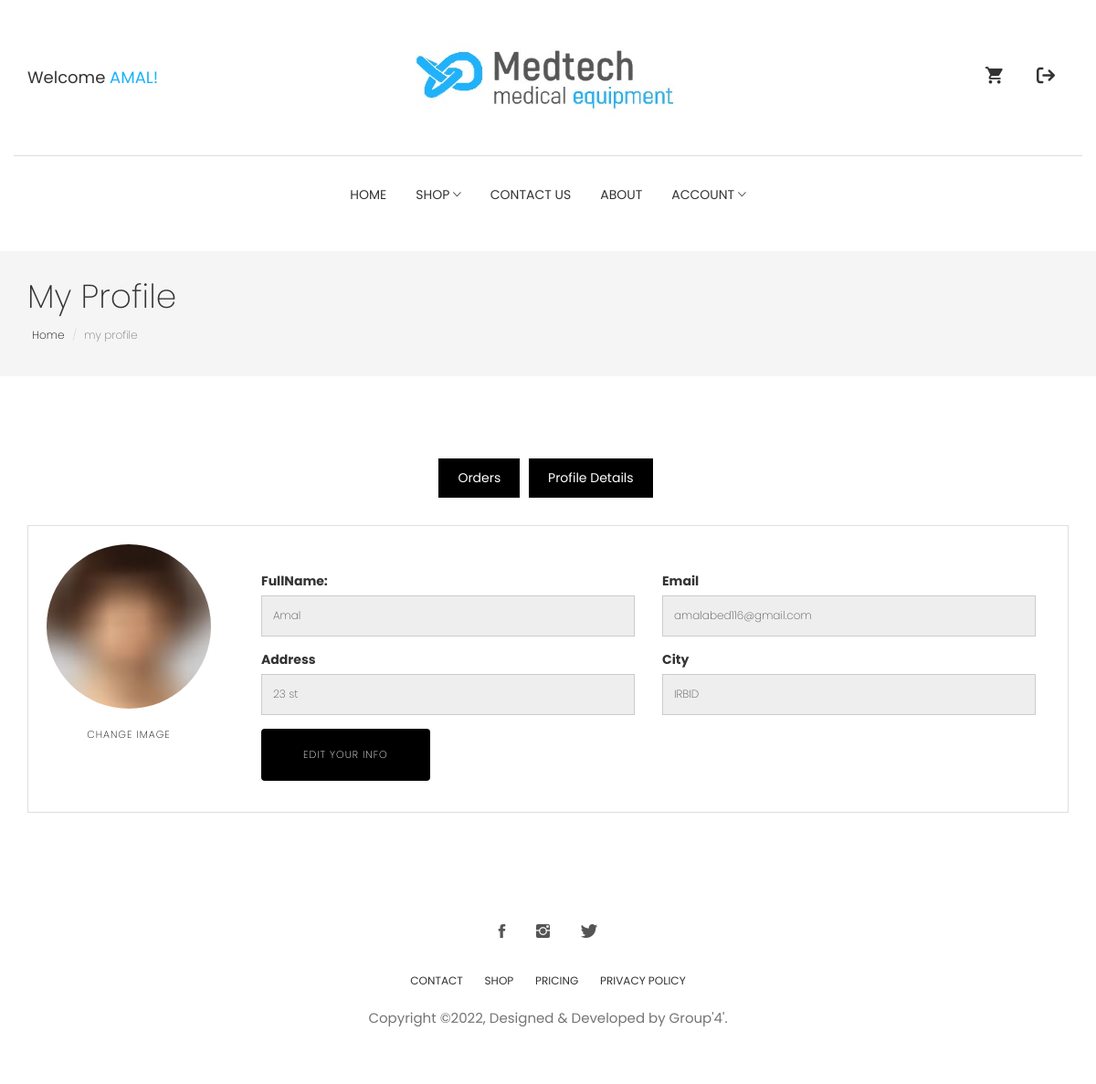
The page /Medtech/profile-details.php (signed in) on the database its author committed.
### tables this page shows
CREATE TABLE `customers` (
  `customer_id` int(10) NOT NULL,
  `customer_name` varchar(255) NOT NULL,
  `customer_email` varchar(255) NOT NULL,
  `customer_pass` varchar(255) NOT NULL,
  `customer_country` text NOT NULL,
  `customer_city` text NOT NULL,
  `customer_contact` varchar(255) NOT NULL,
  `customer_address` text DEFAULT NULL
);

### Medtech/profile-details.php (the view, shortened to what this page needs)
<?php
include_once('includes/header.php');
require_once("includes/config.php");
?>
<section class="page-header">
  <div class="container">
    <div class="row">
      <div class="col-md-12">
        <div class="content">
          <h1 class="page-name">My Profile</h1>
          <ol class="breadcrumb">
            <li><a href="index.php">Home</a></li>
            <li class="active">my profile</li>
          </ol>
        </div>
      </div>
    </div>
  </div>
</section>
<section class="user-dashboard page-wrapper">
  <div class="container">
    <div class="row">
      <div class="col-md-12">
        <ul class="list-inline dashboard-menu text-center">
        <li><a class="active" href="orders.php">Orders</a></li>
          <li><a class="active" href="profile-details.php">Profile Details</a></li>
        </ul>
        <div class="dashboard-wrapper dashboard-user-profile">
          <div class="media">
            <div class="pull-left text-center" href="#!">
              <img class="media-object user-img" src="images/team/team-1.jpg" alt="Image">
              <a href="#x" class="btn btn-transparent mt-20">Change Image</a>
            </div>
            <div class="media-body">
              <ul class="user-profile-list">
                <form action="updateUser.php" method="Post">
                  <div class="form-row">
                    <?php
                    if (!isset($_SESSION['loggedIn'])) {
                      echo "<br>";
                      echo "<h1>" . "You Are Not logged In!" . "</h1>";
                    } else {
                      $current = $_SESSION['loggedIn'];
                      $view = "SELECT * FROM customers WHERE customer_id ='$current' ";
                      $getresults = mysqli_query($conn, $view);
                      if ($getresults) {
                        if (mysqli_num_rows($getresults) > 0) {
                          while ($row = mysqli_fetch_array($getresults)) {
                    ?>
                            <div class="form-group col-md-6">
                              <label for="Name">FullName:</label>
                              <input type="text" class="form-control" name="fullname" placeholder="Full Name" value="<?php echo $row['customer_name'] ?>" disabled>
                            </div>
                            <div class="form-group col-md-6">
                              <label for="inputEmail4">Email</label>
                              <input type="email" class="form-control" name="email" placeholder="Email" value="<?php echo $row['customer_email'] ?>" disabled>
                            </div>
                  </div>
                  <div class="form-group col-md-6">
                    <label for="inputAddress">Address</label>
                    <input type="text" class="form-control" name="address" placeholder="Apartment, studio, or floor" value="<?php echo $row['customer_address'] ?>" disabled>
                  </div>
                  <div class="form-row">
                    <div class="form-group col-md-6">
                      <label for="inputCity">City</label>
                      <input type="text" class="form-control" name="city" placeholder="city" value="<?php echo $row['customer_city'] ?>" disabled>
                    </div>
                    <a href="updateUser.php?id=<?php echo $row['customer_id']; ?>" style="margin-left:15px;" type="submit" name="button" class="btn btn-main btn-large btn-round">Edit your Info</a>
                  </div>
          <?php
                          }
                        }
                      }
                    }
          ?>
                </form>
              </ul>
            </div>
          </div>
        </div>
      </div>
    </div>
  </div>
</section>
<?php include_once('includes/footer.php') ?>
</body>
</html>

### Medtech/css/style.css (style rules this page uses)
body { line-height: 1.5; font-family: "Poppins", sans-serif; -webkit-font-smoothing: antialiased; }
h1, h2, h3, h4, h5, h6 { font-family: "Poppins", sans-serif; }
h1, h2, h3, h4, h5, h6 { font-weight: 400; }
ol, ul { margin: 0; padding: 0; list-style: none; }
a, a:focus, a:hover { text-decoration: none; outline: 0; color: #000; }
input[type="email"], input[type="password"], input[type="text"], input[type="tel"] { border-radius: 0; box-shadow: none; height: 45px; outline: none; font-weight: 200; font-size: 12px; }
.form-control { box-shadow: none; border-radius: 0; }
.btn-main, .btn-solid-border, .btn-transparent, .btn-small { background: #000; color: #fff; display: inline-block; font-size: 11px; letter-spacing: 1px; padding: 14px 35px; text-transform: uppercase; font-weight: 200; border-radius: 0; }
.btn-transparent { background: transparent; padding: 0; color: #000; }
.btn-large { padding: 20px 45px; }
.btn-round { border-radius: 4px; }
.mt-20 { margin-top: 20px; }
.page-header { background: #f5f5f5; margin-top: 20px; border-bottom: none; padding: 30px 0; }
.page-header h1 { font-weight: 200; margin: 0 0 6px 0; }
.page-header .breadcrumb { background: transparent; padding: 5px; margin: 0; }
.page-header .breadcrumb li { font-weight: 200; font-size: 12px; }
.page-header .breadcrumb li a { color: #000; }
.page-wrapper { padding: 70px 0; }
.dashboard-menu .active { background: #000; color: #fff; border: 1px solid #000; }
.dashboard-menu li { padding: 0; margin: 0 3px; }
.dashboard-menu li a { padding: 10px 20px; border: 1px solid #dedede; display: inline-block; }
.dashboard-wrapper { border: 1px solid #dedede; margin-top: 30px; padding: 20px; }
.dashboard-wrapper .user-img { width: 120px; border-radius: 100px; }
.dashboard-user-profile .user-img { width: 180px; }
.dashboard-user-profile .user-profile-list { margin-top: 30px; padding-left: 30px; }

### rows shown on the page
customers: fullname "Amal", email "amalabed116@gmail.com", address "23 st", city "IRBID"

### other values the page prints
$WelcomeMsg "AMAL"
